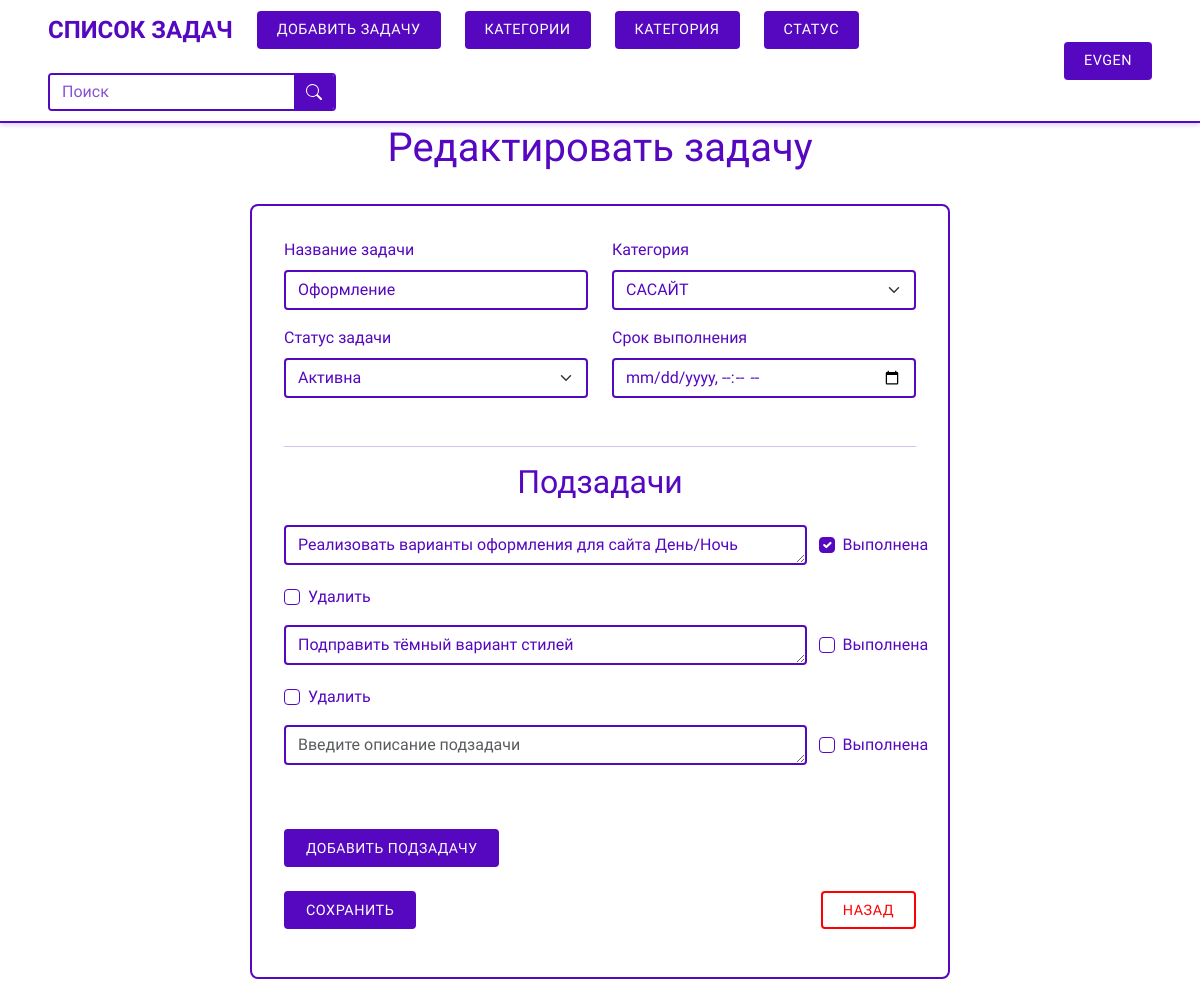
Page /task/20/edit/ (signed in) on the earlier database version.
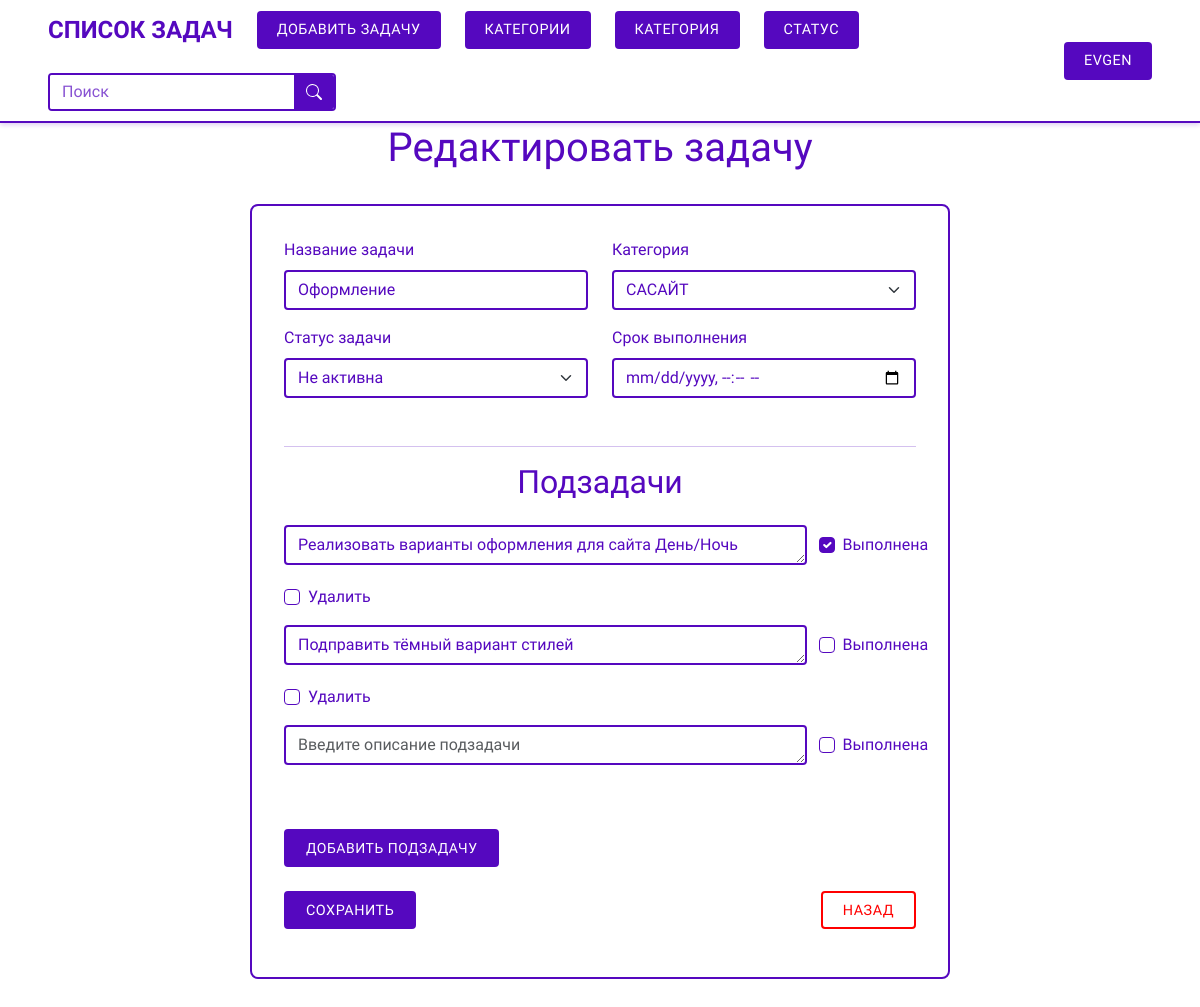
Same page on the later database version.
### task/models.py (models this page shows, shortened)
class Task(models.Model):
    class Status(models.TextChoices):
        NOT_ACTIVE = 'not_active', 'Не активна'
        ACTIVE = 'active', 'Активна'
        COMPLETED = 'completed', 'Выполнена'
    title = models.CharField(max_length=100, verbose_name='Название задачи')
    user = models.ForeignKey(User, on_delete=models.CASCADE, verbose_name='Пользователь', related_name='tasks')
    category = models.ForeignKey(Category, on_delete=models.PROTECT, verbose_name='Категория', related_name='tasks')
    status = models.CharField(max_length=10, choices=Status.choices, default=Status.NOT_ACTIVE,
                              verbose_name='Статус задачи')
    create_date = models.DateTimeField(auto_now_add=True, db_index=True, verbose_name='Дата создания')
    due_date = models.DateTimeField(blank=True, null=True, verbose_name='Срок выполнения')
    class Meta:
        ordering = ('-create_date',)
        verbose_name = 'Задача'
        verbose_name_plural = 'Задачи'
        constraints = [
            models.CheckConstraint(
                check=models.Q(due_date__gt=models.F('create_date')),
                name='check_due_date_after_create_date'
            )
        ]

### task/views.py (the view, shortened to what this page needs)
# urls.py: path('task/<int:pk>/edit/', views.TaskUpdateView.as_view(), name='task_edit'),
class TaskUpdateView(RedirectToFilteredListMixin, LoginRequiredMixin, UserPassesTestMixin, UpdateView):
    model = Task
    form_class = TaskCreateForm
    template_name = 'task/task_edit.html'
    def test_func(self):
        task = self.get_object()
        return self.request.user == task.user
    def get_form_kwargs(self):
        kwargs = super().get_form_kwargs()
        kwargs['user'] = self.request.user
        return kwargs
    def get_context_data(self, **kwargs):
        context = super().get_context_data(**kwargs)
        if self.request.POST:
            context['subtask_formset'] = SubTaskCreateFormSet(self.request.POST, instance=self.object)
        else:
            context['subtask_formset'] = SubTaskCreateFormSet(instance=self.object)
        return context

### task/forms.py (shortened to what this page needs)
class TaskCreateForm(forms.ModelForm):
    class Meta:
        model = Task
        fields = ('title', 'category', 'status', 'due_date')
        widgets = {
            'title': forms.TextInput(attrs={'class': 'form-control', 'placeholder': 'Введите название задачи'}),
            'category': forms.Select(attrs={'class': 'form-control'}),
            'status': forms.Select(attrs={'class': 'form-control'}),
            'due_date': forms.DateTimeInput(
                attrs={'class': 'form-control', 'type': 'datetime-local', 'placeholder': 'дд.мм.гггг чч:мм'},
                format='%Y-%m-%dT%H:%M')
        }
    def __init__(self, user, *args, **kwargs):
        super().__init__(*args, **kwargs)
        self.fields['category'].queryset = Category.objects.filter(user=user)
        self.fields['category'].empty_label = None
        try:
            default_category = Category.objects.filter(user=user).first()
            self.fields['category'].initial = default_category
        except Category.DoesNotExist:
            pass
        self.fields['status'].initial = Task.Status.NOT_ACTIVE

### task/models.py (called while the page is built)
    def __str__(self):
        return self.name

### task/templates/task/task_edit.html (shortened to what this page needs)
{% extends 'base.html' %}
{% load django_bootstrap5 %}
{% load static %}
{% block content %}
    <div class="container mt-4">
        <h1 class="text-center">Редактировать задачу</h1>
        <div class="task-form-container">
            <form method="post" id="task-form">
                <div class="form-section">
                    <div class="row">
                        <div class="col-md-6">
                            {% bootstrap_field form.title %}
                        </div>
                        <div class="col-md-6">
                            {% bootstrap_field form.category %}
                        </div>
                    </div>
                    <div class="row">
                        <div class="col-md-6">
                            {% bootstrap_field form.status %}
                        </div>
                        <div class="col-md-6">
                            {% bootstrap_field form.due_date %}
                        </div>
                    </div>
                </div>
                <hr class="purple-line">
                <div class="form-section" id="subtask-forms-container"
                     data-formset-prefix="{{ subtask_formset.prefix }}">
                    <h2>Подзадачи</h2>
                    {% for subtask_form in subtask_formset %}
                        <div class="subtask-form-row row">
                            <div class="col-md-10">
                                {% bootstrap_field subtask_form.description show_label=False %}
                            </div>
                            <div class="col-md-2 d-flex align-items-center">
                                {% bootstrap_field subtask_form.is_completed %}
                            </div>
                            {% if subtask_form.instance.pk %}
                                <div class="col-md-12 mt-1">
                                    {% bootstrap_field subtask_form.DELETE label="Удалить подзадачу" %}
                                </div>
                            {% endif %}
                        </div>
                    {% endfor %}
                </div>
                <button type="button" class="btn btn-add-subtask mt-3" id="add-subtask-button">
                    Добавить подзадачу
                </button>
                <div class="form-buttons mt-4">
                    <button type="submit" class="btn btn-login">Сохранить</button>
                    <a href="{% url 'task:home' %}{{ all }}" class="btn btn-cancel">Назад</a>
                </div>
            </form>
        </div>
    </div>
{% endblock %}

Differences in the rows shown:
changed Task "Оформление": status "Активна" → "Не активна"
